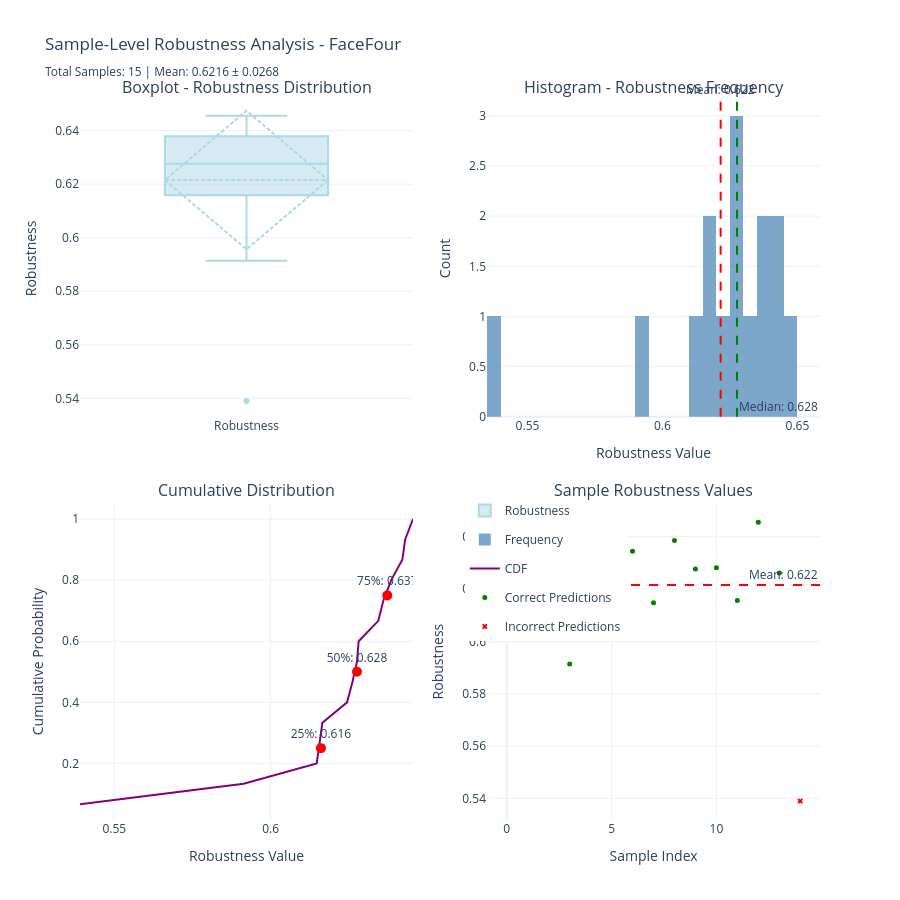
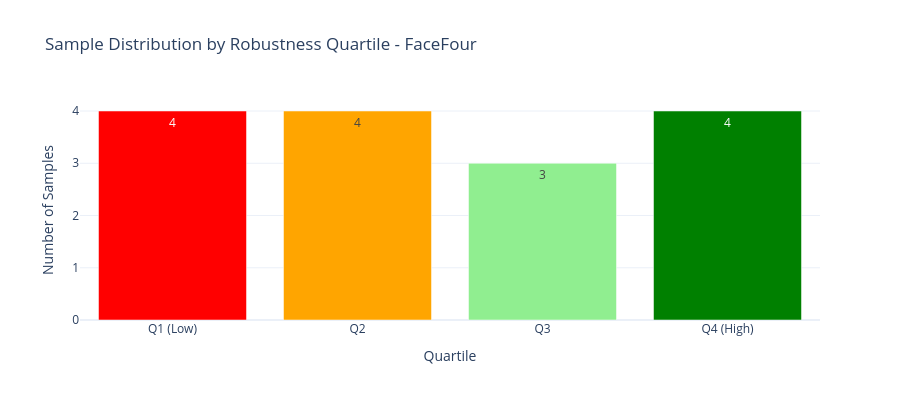

The notebook cell these images were saved under, in order:
### Code cell
# Statistical Visualizations for Sample Robustness
from etl.reasons_analysis import create_robustness_visualizations

if 'sample_robustness_df' in locals() and len(sample_robustness_df) > 0:
    # Create visualizations using ETL function
    fig_main, fig_quartiles = create_robustness_visualizations(
        sample_robustness_df=sample_robustness_df,
        dataset_name=dataset_name
    )

    if fig_main is not None:
        fig_main.show()

    if fig_quartiles is not None:
        fig_quartiles.show()
else:
    print("sample_robustness_df not available. Run previous cells first.")

### Figure 1 — Plotly figure (JSON) as saved in the notebook; plotly's stock layout.template omitted (floating-point values rounded to 4 significant figures)
{"data": [{"boxmean": "sd", "boxpoints": "outliers", "marker": {"color": "lightblue"}, "name": "Robustness", "type": "box", "xaxis": "x", "y": [0.6244, 0.6421, 0.6165, 0.5914, 0.643, 0.6361, 0.6344, 0.6147, 0.6386, 0.6276, 0.6281, 0.6156, 0.6455, 0.539, 0.6262], "yaxis": "y"}, {"marker": {"color": "steelblue"}, "name": "Frequency", "nbinsx": 30, "opacity": 0.7, "type": "histogram", "x": [0.6244, 0.6421, 0.6165, 0.5914, 0.643, 0.6361, 0.6344, 0.6147, 0.6386, 0.6276, 0.6281, 0.6156, 0.6455, 0.539, 0.6262], "xaxis": "x2", "yaxis": "y2"}, {"line": {"color": "purple", "width": 2}, "mode": "lines", "name": "CDF", "type": "scatter", "x": [0.539, 0.5914, 0.6147, 0.6156, 0.6165, 0.6244, 0.6262, 0.6276, 0.6281, 0.6344, 0.6361, 0.6386, 0.6421, 0.643, 0.6455], "xaxis": "x3", "y": [0.06667, 0.1333, 0.2, 0.2667, 0.3333, 0.4, 0.4667, 0.5333, 0.6, 0.6667, 0.7333, 0.8, 0.8667, 0.9333, 1.0], "yaxis": "y3"}, {"marker": {"color": "red", "size": 10}, "mode": "markers+text", "showlegend": false, "text": ["25%: 0.616"], "textposition": "top center", "type": "scatter", "x": [0.6161], "xaxis": "x3", "y": [0.25], "yaxis": "y3"}, {"marker": {"color": "red", "size": 10}, "mode": "markers+text", "showlegend": false, "text": ["50%: 0.628"], "textposition": "top center", "type": "scatter", "x": [0.6276], "xaxis": "x3", "y": [0.5], "yaxis": "y3"}, {"marker": {"color": "red", "size": 10}, "mode": "markers+text", "showlegend": false, "text": ["75%: 0.637"], "textposition": "top center", "type": "scatter", "x": [0.6373], "xaxis": "x3", "y": [0.75], "yaxis": "y3"}, {"hovertemplate": "%{text}<br>Robustness: %{y:.4f}<extra></extra>", "legendgroup": "correct", "marker": {"color": "green", "size": 5, "symbol": "circle"}, "mode": "markers", "name": "Correct Predictions", "text": ["Sample FaceFour_1_3<br>Predicted: 1<br>Actual: 1", "Sample FaceFour_1_0<br>Predicted: 1<br>Actual: 1", "Sample FaceFour_1_10<br>Predicted: 1<br>Actual: 1", "Sample FaceFour_1_11<br>Predicted: 1<br>Actual: 1", "Sample FaceFour_1_12<br>Predicted: 1<br>Actual: 1", "Sample FaceFour_1_13<br>Predicted: 1<br>Actual: 1", "Sample FaceFour_1_14<br>Predicted: 1<br>Actual: 1", "Sample FaceFour_1_1<br>Predicted: 1<br>Actual: 1", "Sample FaceFour_1_2<br>Predicted: 1<br>Actual: 1", "Sample FaceFour_1_7<br>Predicted: 1<br>Actual: 1", "Sample FaceFour_1_4<br>Predicted: 1<br>Actual: 1", "Sample FaceFour_1_5<br>Predicted: 1<br>Actual: 1", "Sample FaceFour_1_6<br>Predicted: 1<br>Actual: 1", "Sample FaceFour_1_9<br>Predicted: 1<br>Actual: 1"], "type": "scatter", "x": [0, 1, 2, 3, 4, 5, 6, 7, 8, 9, 10, 11, 12, 13], "xaxis": "x4", "y": [0.6244, 0.6421, 0.6165, 0.5914, 0.643, 0.6361, 0.6344, 0.6147, 0.6386, 0.6276, 0.6281, 0.6156, 0.6455, 0.6262], "yaxis": "y4"}, {"hovertemplate": "%{text}<br>Robustness: %{y:.4f}<extra></extra>", "legendgroup": "incorrect", "marker": {"color": "red", "size": 5, "symbol": "x"}, "mode": "markers", "name": "Incorrect Predictions", "text": ["Sample FaceFour_1_8<br>Predicted: 1<br>Actual: 4"], "type": "scatter", "x": [14], "xaxis": "x4", "y": [0.539], "yaxis": "y4"}], "layout": {"annotations": [{"font": {"size": 16}, "showarrow": false, "text": "Boxplot - Robustness Distribution", "x": 0.225, "xanchor": "center", "xref": "paper", "y": 1, "yanchor": "bottom", "yref": "paper"}, {"font": {"size": 16}, "showarrow": false, "text": "Histogram - Robustness Frequency", "x": 0.775, "xanchor": "center", "xref": "paper", "y": 1, "yanchor": "bottom", "yref": "paper"}, {"font": {"size": 16}, "showarrow": false, "text": "Cumulative Distribution", "x": 0.225, "xanchor": "center", "xref": "paper", "y": 0.44, "yanchor": "bottom", "yref": "paper"}, {"font": {"size": 16}, "showarrow": false, "text": "Sample Robustness Values", "x": 0.775, "xanchor": "center", "xref": "paper", "y": 0.44, "yanchor": "bottom", "yref": "paper"}, {"showarrow": false, "text": "Mean: 0.622", "x": 0.6216, "xanchor": "center", "xref": "x2", "y": 1, "yanchor": "bottom", "yref": "y2 domain"}, {"showarrow": false, "text": "Median: 0.628", "x": 0.6276, "xanchor": "left", "xref": "x2", "y": 0, "yanchor": "bottom", "yref": "y2 domain"}, {"showarrow": false, "text": "Mean: 0.622", "x": 1, "xanchor": "right", "xref": "x4 domain", "y": 0.6216, "yanchor": "bottom", "yref": "y4"}], "height": 900, "legend": {"x": 0.52, "xanchor": "left", "y": 0.45, "yanchor": "top"}, "shapes": [{"line": {"color": "red", "dash": "dash"}, "type": "line", "x0": 0.6216, "x1": 0.6216, "xref": "x2", "y0": 0, "y1": 1, "yref": "y2 domain"}, {"line": {"color": "green", "dash": "dash"}, "type": "line", "x0": 0.6276, "x1": 0.6276, "xref": "x2", "y0": 0, "y1": 1, "yref": "y2 domain"}, {"line": {"color": "red", "dash": "dash"}, "type": "line", "x0": 0, "x1": 1, "xref": "x4 domain", "y0": 0.6216, "y1": 0.6216, "yref": "y4"}], "showlegend": true, "title": {"text": "Sample-Level Robustness Analysis - FaceFour<br><sub>Total Samples: 15 | Mean: 0.6216 ± 0.0268</sub>"}, "xaxis": {"anchor": "y", "domain": [0, 0.45]}, "xaxis2": {"anchor": "y2", "domain": [0.55, 1], "title": {"text": "Robustness Value"}}, "xaxis3": {"anchor": "y3", "domain": [0, 0.45], "title": {"text": "Robustness Value"}}, "xaxis4": {"anchor": "y4", "domain": [0.55, 1], "title": {"text": "Sample Index"}}, "yaxis": {"anchor": "x", "domain": [0.56, 1], "title": {"text": "Robustness"}}, "yaxis2": {"anchor": "x2", "domain": [0.56, 1], "title": {"text": "Count"}}, "yaxis3": {"anchor": "x3", "domain": [0, 0.44], "title": {"text": "Cumulative Probability"}}, "yaxis4": {"anchor": "x4", "domain": [0, 0.44], "title": {"text": "Robustness"}}}}

### Figure 2 — Plotly figure (JSON) as saved in the notebook; plotly's stock layout.template omitted (floating-point values rounded to 4 significant figures)
{"data": [{"marker": {"color": ["red", "orange", "lightgreen", "green"]}, "text": [4.0, 4.0, 3.0, 4.0], "textposition": "auto", "type": "bar", "x": ["Q1 (Low)", "Q2", "Q3", "Q4 (High)"], "y": [4, 4, 3, 4]}], "layout": {"height": 400, "title": {"text": "Sample Distribution by Robustness Quartile - FaceFour"}, "xaxis": {"title": {"text": "Quartile"}}, "yaxis": {"title": {"text": "Number of Samples"}}}}
